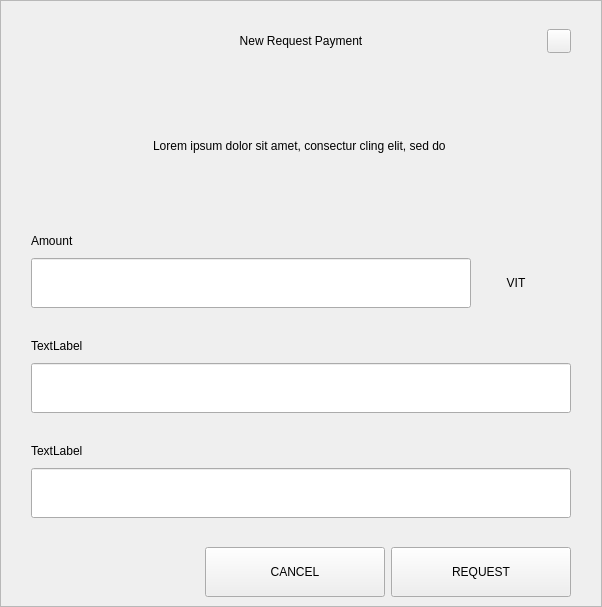
<?xml version="1.0" encoding="UTF-8"?>
<ui version="4.0">
 <class>RequestDialog</class>
 <widget class="QDialog" name="RequestDialog">
  <property name="geometry">
   <rect>
    <x>0</x>
    <y>0</y>
    <width>602</width>
    <height>607</height>
   </rect>
  </property>
  <property name="windowTitle">
   <string>Dialog</string>
  </property>
  <layout class="QVBoxLayout" name="verticalLayout_5">
   <property name="spacing">
    <number>0</number>
   </property>
   <property name="leftMargin">
    <number>0</number>
   </property>
   <property name="topMargin">
    <number>0</number>
   </property>
   <property name="rightMargin">
    <number>0</number>
   </property>
   <property name="bottomMargin">
    <number>0</number>
   </property>
   <item>
    <widget class="QFrame" name="frame">
     <property name="styleSheet">
      <string notr="true"/>
     </property>
     <property name="frameShape">
      <enum>QFrame::StyledPanel</enum>
     </property>
     <property name="frameShadow">
      <enum>QFrame::Raised</enum>
     </property>
     <layout class="QVBoxLayout" name="verticalLayout_4" stretch="1,0,0">
      <property name="spacing">
       <number>0</number>
      </property>
      <property name="leftMargin">
       <number>30</number>
      </property>
      <property name="topMargin">
       <number>20</number>
      </property>
      <property name="rightMargin">
       <number>30</number>
      </property>
      <property name="bottomMargin">
       <number>0</number>
      </property>
      <item>
       <layout class="QHBoxLayout" name="horizontalLayout_3">
        <property name="spacing">
         <number>0</number>
        </property>
        <item>
         <spacer name="horizontalSpacer_21">
          <property name="orientation">
           <enum>Qt::Horizontal</enum>
          </property>
          <property name="sizeHint" stdset="0">
           <size>
            <width>40</width>
            <height>20</height>
           </size>
          </property>
         </spacer>
        </item>
        <item>
         <widget class="QLabel" name="labelTitle">
          <property name="minimumSize">
           <size>
            <width>0</width>
            <height>40</height>
           </size>
          </property>
          <property name="maximumSize">
           <size>
            <width>16777215</width>
            <height>40</height>
           </size>
          </property>
          <property name="styleSheet">
           <string notr="true">padding-left:24px;</string>
          </property>
          <property name="text">
           <string>New Request Payment</string>
          </property>
          <property name="alignment">
           <set>Qt::AlignCenter</set>
          </property>
          <property name="margin">
           <number>7</number>
          </property>
         </widget>
        </item>
        <item>
         <spacer name="horizontalSpacer">
          <property name="orientation">
           <enum>Qt::Horizontal</enum>
          </property>
          <property name="sizeHint" stdset="0">
           <size>
            <width>40</width>
            <height>20</height>
           </size>
          </property>
         </spacer>
        </item>
        <item>
         <widget class="QPushButton" name="btnEsc">
          <property name="minimumSize">
           <size>
            <width>24</width>
            <height>24</height>
           </size>
          </property>
          <property name="maximumSize">
           <size>
            <width>24</width>
            <height>24</height>
           </size>
          </property>
          <property name="focusPolicy">
           <enum>Qt::NoFocus</enum>
          </property>
          <property name="text">
           <string/>
          </property>
         </widget>
        </item>
       </layout>
      </item>
      <item>
       <widget class="QStackedWidget" name="stack">
        <property name="minimumSize">
         <size>
          <width>540</width>
          <height>0</height>
         </size>
        </property>
        <property name="maximumSize">
         <size>
          <width>540</width>
          <height>16777215</height>
         </size>
        </property>
        <property name="currentIndex">
         <number>0</number>
        </property>
        <widget class="QWidget" name="page_1">
         <property name="minimumSize">
          <size>
           <width>540</width>
           <height>0</height>
          </size>
         </property>
         <property name="maximumSize">
          <size>
           <width>540</width>
           <height>16777215</height>
          </size>
         </property>
         <layout class="QVBoxLayout" name="layout1">
          <property name="spacing">
           <number>0</number>
          </property>
          <property name="leftMargin">
           <number>0</number>
          </property>
          <property name="topMargin">
           <number>0</number>
          </property>
          <property name="rightMargin">
           <number>0</number>
          </property>
          <property name="bottomMargin">
           <number>0</number>
          </property>
          <item>
           <spacer name="verticalSpacer_21">
            <property name="orientation">
             <enum>Qt::Vertical</enum>
            </property>
            <property name="sizeType">
             <enum>QSizePolicy::Fixed</enum>
            </property>
            <property name="sizeHint" stdset="0">
             <size>
              <width>20</width>
              <height>30</height>
             </size>
            </property>
           </spacer>
          </item>
          <item alignment="Qt::AlignHCenter">
           <widget class="QLabel" name="labelMessage">
            <property name="minimumSize">
             <size>
              <width>400</width>
              <height>50</height>
             </size>
            </property>
            <property name="text">
             <string>Lorem ipsum dolor sit amet, consectur cling elit, sed do </string>
            </property>
            <property name="alignment">
             <set>Qt::AlignCenter</set>
            </property>
            <property name="wordWrap">
             <bool>true</bool>
            </property>
           </widget>
          </item>
          <item alignment="Qt::AlignBottom">
           <widget class="QWidget" name="containerAmount" native="true">
            <layout class="QVBoxLayout" name="verticalLayout">
             <property name="spacing">
              <number>9</number>
             </property>
             <property name="leftMargin">
              <number>0</number>
             </property>
             <property name="topMargin">
              <number>0</number>
             </property>
             <property name="rightMargin">
              <number>0</number>
             </property>
             <property name="bottomMargin">
              <number>0</number>
             </property>
             <item>
              <widget class="QLabel" name="labelSubtitleAmount">
               <property name="minimumSize">
                <size>
                 <width>350</width>
                 <height>16</height>
                </size>
               </property>
               <property name="maximumSize">
                <size>
                 <width>16777215</width>
                 <height>16</height>
                </size>
               </property>
               <property name="text">
                <string>Amount</string>
               </property>
              </widget>
             </item>
             <item alignment="Qt::AlignTop">
              <widget class="QWidget" name="layoutAmount" native="true">
               <layout class="QHBoxLayout" name="horizontalLayout" stretch="2,0">
                <property name="spacing">
                 <number>0</number>
                </property>
                <property name="leftMargin">
                 <number>0</number>
                </property>
                <property name="topMargin">
                 <number>0</number>
                </property>
                <property name="rightMargin">
                 <number>0</number>
                </property>
                <property name="bottomMargin">
                 <number>0</number>
                </property>
                <item>
                 <widget class="QLineEdit" name="lineEditAmount">
                  <property name="minimumSize">
                   <size>
                    <width>0</width>
                    <height>50</height>
                   </size>
                  </property>
                  <property name="maximumSize">
                   <size>
                    <width>16777215</width>
                    <height>50</height>
                   </size>
                  </property>
                 </widget>
                </item>
                <item>
                 <widget class="QWidget" name="comboContainer" native="true">
                  <property name="minimumSize">
                   <size>
                    <width>100</width>
                    <height>50</height>
                   </size>
                  </property>
                  <property name="maximumSize">
                   <size>
                    <width>16777215</width>
                    <height>50</height>
                   </size>
                  </property>
                  <layout class="QHBoxLayout" name="horizontalLayout_31">
                   <property name="spacing">
                    <number>0</number>
                   </property>
                   <property name="leftMargin">
                    <number>0</number>
                   </property>
                   <property name="topMargin">
                    <number>0</number>
                   </property>
                   <property name="rightMargin">
                    <number>10</number>
                   </property>
                   <property name="bottomMargin">
                    <number>0</number>
                   </property>
                   <item>
                    <widget class="QLabel" name="comboBoxCoin">
                     <property name="text">
                      <string>VIT</string>
                     </property>
                     <property name="alignment">
                      <set>Qt::AlignCenter</set>
                     </property>
                    </widget>
                   </item>
                  </layout>
                 </widget>
                </item>
               </layout>
              </widget>
             </item>
            </layout>
           </widget>
          </item>
          <item>
           <spacer name="verticalSpacer_31">
            <property name="orientation">
             <enum>Qt::Vertical</enum>
            </property>
            <property name="sizeType">
             <enum>QSizePolicy::Fixed</enum>
            </property>
            <property name="sizeHint" stdset="0">
             <size>
              <width>20</width>
              <height>30</height>
             </size>
            </property>
           </spacer>
          </item>
          <item>
           <layout class="QVBoxLayout" name="verticalLayoutLabel">
            <property name="spacing">
             <number>9</number>
            </property>
            <item>
             <widget class="QLabel" name="labelSubtitleLabel">
              <property name="minimumSize">
               <size>
                <width>0</width>
                <height>16</height>
               </size>
              </property>
              <property name="maximumSize">
               <size>
                <width>16777215</width>
                <height>16</height>
               </size>
              </property>
              <property name="text">
               <string>TextLabel</string>
              </property>
             </widget>
            </item>
            <item>
             <widget class="QLineEdit" name="lineEditLabel">
              <property name="minimumSize">
               <size>
                <width>0</width>
                <height>50</height>
               </size>
              </property>
              <property name="maximumSize">
               <size>
                <width>16777215</width>
                <height>50</height>
               </size>
              </property>
             </widget>
            </item>
           </layout>
          </item>
          <item>
           <spacer name="verticalSpacer_34">
            <property name="orientation">
             <enum>Qt::Vertical</enum>
            </property>
            <property name="sizeType">
             <enum>QSizePolicy::Fixed</enum>
            </property>
            <property name="sizeHint" stdset="0">
             <size>
              <width>20</width>
              <height>30</height>
             </size>
            </property>
           </spacer>
          </item>
          <item>
           <layout class="QVBoxLayout" name="verticalLayoutDescription">
            <property name="spacing">
             <number>9</number>
            </property>
            <item>
             <widget class="QLabel" name="labelSubtitleDescription">
              <property name="minimumSize">
               <size>
                <width>0</width>
                <height>16</height>
               </size>
              </property>
              <property name="maximumSize">
               <size>
                <width>16777215</width>
                <height>16</height>
               </size>
              </property>
              <property name="text">
               <string>TextLabel</string>
              </property>
             </widget>
            </item>
            <item>
             <widget class="QLineEdit" name="lineEditDescription">
              <property name="minimumSize">
               <size>
                <width>0</width>
                <height>50</height>
               </size>
              </property>
              <property name="maximumSize">
               <size>
                <width>16777215</width>
                <height>50</height>
               </size>
              </property>
             </widget>
            </item>
            <item>
             <spacer name="verticalSpacer_4">
              <property name="orientation">
               <enum>Qt::Vertical</enum>
              </property>
              <property name="sizeType">
               <enum>QSizePolicy::Fixed</enum>
              </property>
              <property name="sizeHint" stdset="0">
               <size>
                <width>20</width>
                <height>20</height>
               </size>
              </property>
             </spacer>
            </item>
           </layout>
          </item>
         </layout>
        </widget>
        <widget class="QWidget" name="page_2">
         <layout class="QVBoxLayout" name="layout2">
          <item>
           <spacer name="verticalSpacer_5">
            <property name="orientation">
             <enum>Qt::Vertical</enum>
            </property>
            <property name="sizeType">
             <enum>QSizePolicy::Fixed</enum>
            </property>
            <property name="sizeHint" stdset="0">
             <size>
              <width>20</width>
              <height>50</height>
             </size>
            </property>
           </spacer>
          </item>
          <item alignment="Qt::AlignHCenter">
           <widget class="QLabel" name="labelQrImg">
            <property name="minimumSize">
             <size>
              <width>260</width>
              <height>260</height>
             </size>
            </property>
            <property name="maximumSize">
             <size>
              <width>260</width>
              <height>260</height>
             </size>
            </property>
            <property name="text">
             <string/>
            </property>
            <property name="alignment">
             <set>Qt::AlignCenter</set>
            </property>
           </widget>
          </item>
          <item>
           <spacer name="verticalSpacer_2">
            <property name="orientation">
             <enum>Qt::Vertical</enum>
            </property>
            <property name="sizeType">
             <enum>QSizePolicy::Fixed</enum>
            </property>
            <property name="sizeHint" stdset="0">
             <size>
              <width>20</width>
              <height>30</height>
             </size>
            </property>
           </spacer>
          </item>
          <item alignment="Qt::AlignHCenter">
           <widget class="QLabel" name="labelAddress">
            <property name="text">
             <string>D7VFR83SQbiezrW72hjcWJtcfip5krte2Z </string>
            </property>
           </widget>
          </item>
          <item>
           <spacer name="verticalSpacer_32">
            <property name="orientation">
             <enum>Qt::Vertical</enum>
            </property>
            <property name="sizeType">
             <enum>QSizePolicy::Expanding</enum>
            </property>
            <property name="sizeHint" stdset="0">
             <size>
              <width>20</width>
              <height>20</height>
             </size>
            </property>
           </spacer>
          </item>
          <item>
           <layout class="QHBoxLayout" name="horizontal">
            <property name="leftMargin">
             <number>20</number>
            </property>
            <property name="rightMargin">
             <number>20</number>
            </property>
            <property name="bottomMargin">
             <number>20</number>
            </property>
            <item>
             <spacer name="horizontalSpacer_4">
              <property name="orientation">
               <enum>Qt::Horizontal</enum>
              </property>
              <property name="sizeHint" stdset="0">
               <size>
                <width>40</width>
                <height>20</height>
               </size>
              </property>
             </spacer>
            </item>
            <item>
             <widget class="QPushButton" name="btnCopyAddress">
              <property name="minimumSize">
               <size>
                <width>180</width>
                <height>50</height>
               </size>
              </property>
              <property name="text">
               <string>COPY ADDRESS</string>
              </property>
             </widget>
            </item>
            <item>
             <widget class="QPushButton" name="btnCopyUrl">
              <property name="minimumSize">
               <size>
                <width>180</width>
                <height>50</height>
               </size>
              </property>
              <property name="text">
               <string>COPY URL</string>
              </property>
             </widget>
            </item>
            <item>
             <spacer name="horizontalSpacer_2">
              <property name="orientation">
               <enum>Qt::Horizontal</enum>
              </property>
              <property name="sizeHint" stdset="0">
               <size>
                <width>40</width>
                <height>20</height>
               </size>
              </property>
             </spacer>
            </item>
           </layout>
          </item>
         </layout>
        </widget>
       </widget>
      </item>
      <item>
       <widget class="QWidget" name="buttonsStack" native="true">
        <layout class="QHBoxLayout" name="horizontalLayout_5">
         <property name="leftMargin">
          <number>20</number>
         </property>
         <property name="rightMargin">
          <number>0</number>
         </property>
         <item>
          <spacer name="horizontalSpacer_41">
           <property name="orientation">
            <enum>Qt::Horizontal</enum>
           </property>
           <property name="sizeHint" stdset="0">
            <size>
             <width>40</width>
             <height>20</height>
            </size>
           </property>
          </spacer>
         </item>
         <item>
          <widget class="QPushButton" name="btnCancel">
           <property name="minimumSize">
            <size>
             <width>180</width>
             <height>50</height>
            </size>
           </property>
           <property name="focusPolicy">
            <enum>Qt::NoFocus</enum>
           </property>
           <property name="text">
            <string>CANCEL</string>
           </property>
          </widget>
         </item>
         <item>
          <widget class="QPushButton" name="btnSave">
           <property name="minimumSize">
            <size>
             <width>180</width>
             <height>50</height>
            </size>
           </property>
           <property name="focusPolicy">
            <enum>Qt::NoFocus</enum>
           </property>
           <property name="text">
            <string>REQUEST</string>
           </property>
          </widget>
         </item>
        </layout>
       </widget>
      </item>
     </layout>
    </widget>
   </item>
  </layout>
 </widget>
 <resources/>
 <connections/>
</ui>
